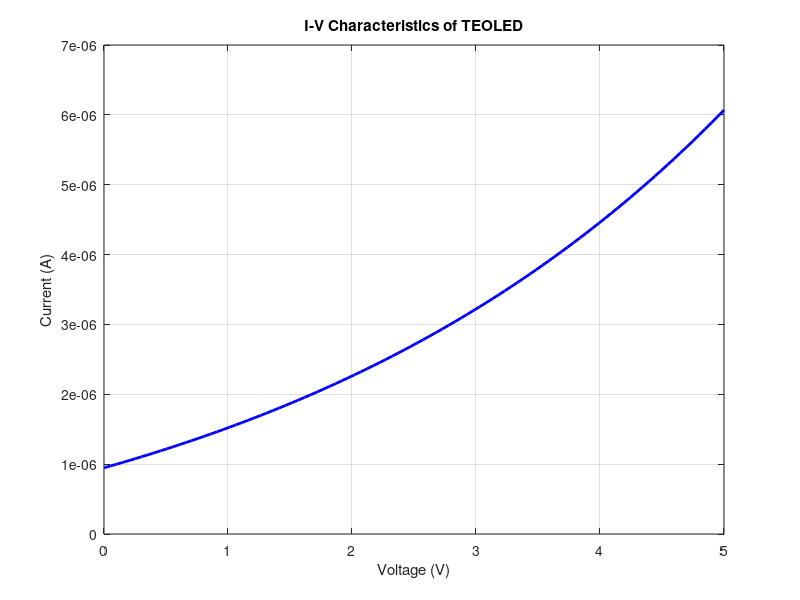

Recreate this plot in MATLAB.
%% Top-Emitting OLED (TEOLED)
q = 1.602e-19;     
k_B = 1.381e-23;   
T = 300;           
n = 1.5;           
R_s = 100;         
I_0 = 1e-6;       
V_T = k_B * T / q;
V = linspace(0, 5, 100); 
I = I_0 * (exp((V / R_s + V_T) / (n * V_T)) - 1);
figure;
plot(V, I, 'b-', 'LineWidth', 2);
xlabel('Voltage (V)');
ylabel('Current (A)');
title('I-V Characteristics of TEOLED');
grid on;
